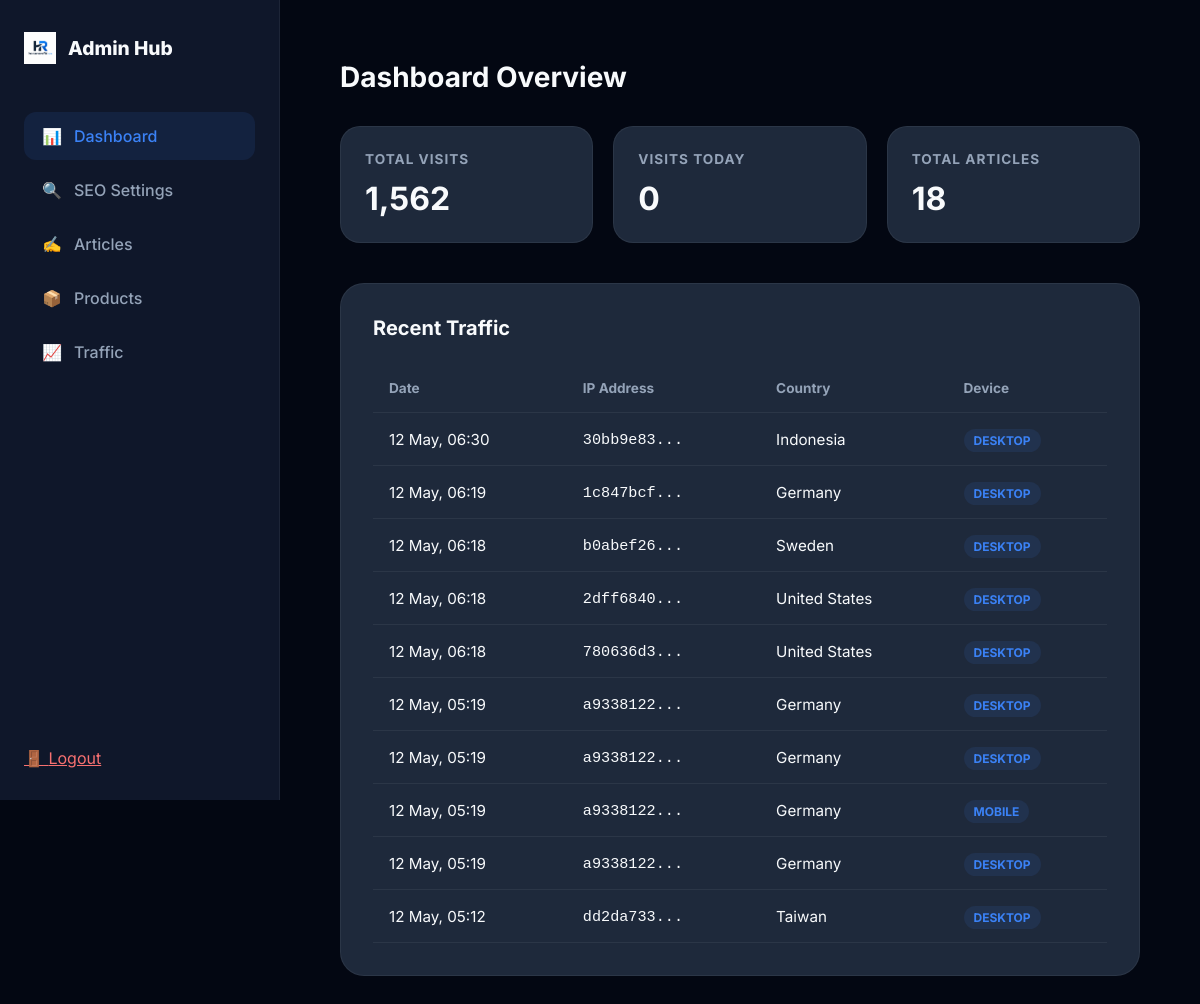
Screenshot of /admin.php (signed in) with the database file from the repository.
### tables this page shows
CREATE TABLE visits (
        id INTEGER PRIMARY KEY AUTOINCREMENT,
        visit_date DATE DEFAULT (date('now')),
        ip_hash TEXT,
        user_agent TEXT,
        created_at DATETIME DEFAULT (datetime('now'))
    , ip_address TEXT, country TEXT, city TEXT, is_bot INTEGER DEFAULT 0, device_type TEXT);

### admin.php (the view, shortened to what this page needs)
<?php
$dbFile = __DIR__ . '/stats.db';
    ?>
    <?php
try {
    $db = new PDO('sqlite:' . $dbFile);
    $db->setAttribute(PDO::ATTR_ERRMODE, PDO::ERRMODE_EXCEPTION);
} catch (PDOException $e) {
    die("Database connection failed.");
}
$tab = $_GET['tab'] ?? 'dashboard';
$articles = $db->query("SELECT * FROM articles ORDER BY created_at DESC")->fetchAll(PDO::FETCH_ASSOC);
$totalVisits = $db->query("SELECT COUNT(*) FROM visits")->fetchColumn();
$todayVisits = $db->query("SELECT COUNT(*) FROM visits WHERE date(created_at) = date('now')")->fetchColumn();
$recentVisits = $db->query("SELECT * FROM visits ORDER BY created_at DESC LIMIT 10")->fetchAll(PDO::FETCH_ASSOC);
?>
<!DOCTYPE html>
<html lang="id">
<head>
    <link href="https://cdn.quilljs.com/1.3.6/quill.snow.css" rel="stylesheet">
</head>
<body>
    <div class="admin-layout">
        <aside id="sidebar">
            <div class="logo">
                <img src="images/logohasanarofid.png" alt="Logo">
                <span>Admin Hub</span>
            </div>
            <nav>
                <a href="admin?tab=dashboard" class="<?= $tab == 'dashboard' ? 'active' : '' ?>">
                    <span>📊</span> <span>Dashboard</span>
                </a>
                <a href="admin?tab=seo" class="<?= $tab == 'seo' ? 'active' : '' ?>">
                    <span>🔍</span> <span>SEO Settings</span>
                </a>
                <a href="admin?tab=articles" class="<?= $tab == 'articles' ? 'active' : '' ?>">
                    <span>✍️</span> <span>Articles</span>
                </a>
                <a href="form" target="_blank">
                    <span>📦</span> <span>Products</span>
                </a>
                <a href="trafik" target="_blank">
                    <span>📈</span> <span>Traffic</span>
                </a>
            </nav>
            <a href="?logout=1" class="nav-link logout">
                <span>🚪</span> <span>Logout</span>
            </a>
        </aside>
        <main>
            <?php if ($tab == 'dashboard'): ?>
                <header>
                    <h1>Dashboard Overview</h1>
                </header>
                <div class="stats-grid">
                    <div class="stat-card">
                        <h3>Total Visits</h3>
                        <p><?= number_format($totalVisits) ?></p>
                    </div>
                    <div class="stat-card">
                        <h3>Visits Today</h3>
                        <p><?= number_format($todayVisits) ?></p>
                    </div>
                    <div class="stat-card">
                        <h3>Total Articles</h3>
                        <p><?= count($articles) ?></p>
                    </div>
                </div>
                <div class="card">
                    <div class="card-header">
                        <h2>Recent Traffic</h2>
                    </div>
                    <table>
                        <thead>
                            <tr>
                                <th>Date</th>
                                <th>IP Address</th>
                                <th>Country</th>
                                <th>Device</th>
                            </tr>
                        </thead>
                        <tbody>
                            <?php foreach ($recentVisits as $v): ?>
                            <tr>
                                <td><?= date('d M, H:i', strtotime($v['created_at'])) ?></td>
                                <td><code><?= substr($v['ip_hash'], 0, 8) ?>...</code></td>
                                <td><?= htmlspecialchars($v['country']) ?></td>
                                <td><span class="badge badge-blue"><?= $v['device_type'] ?></span></td>
                            </tr>
                            <?php endforeach; ?>
                        </tbody>
                    </table>
                </div>
            <?php endif; ?>
        </main>
    </div>
</body>
</html>

### admin.php (style rules this page uses)
:root { --bg: #030712; --sidebar: #0f172a; --surface: #1e293b; --border: rgba(255,255,255,0.06); --text: #f8fafc; --text-muted: #94a3b8; --accent: #3b82f6; }
* { box-sizing: border-box; }
body { margin: 0; font-family: 'Inter', sans-serif; background: var(--bg); color: var(--text); min-height: 100vh; overflow-x: hidden; }
.admin-layout { display: flex; min-height: 100vh; }
aside { width: 280px; background: var(--sidebar); border-right: 1px solid var(--border); display: flex; flex-direction: column; padding: 32px 24px; position: fixed; height: 100vh; z-index: 1000; transition: transform 0.3s cubic-bezier(0.4, 0, 0.2, 1); }
.logo { font-weight: 800; font-size: 1.2rem; margin-bottom: 48px; display: flex; align-items: center; gap: 12px; }
.logo img { height: 32px; }
nav { flex-grow: 1; }
nav a { display: flex; align-items: center; gap: 12px; padding: 14px 18px; color: var(--text-muted); text-decoration: none; border-radius: 12px; transition: 0.3s; margin-bottom: 6px; font-weight: 500; }
nav a:hover, nav a.active { background: rgba(59, 130, 246, 0.1); color: var(--accent); }
.logout { margin-top: auto; color: #f87171; }
main { flex-grow: 1; padding: 60px; margin-left: 280px; width: calc(100% - 280px); transition: 0.3s; }
header { display: flex; justify-content: space-between; align-items: center; margin-bottom: 32px; }
h1 { margin: 0; font-size: 1.75rem; }
.stats-grid { display: grid; grid-template-columns: repeat(auto-fit, minmax(200px, 1fr)); gap: 20px; margin-bottom: 40px; }
.stat-card { background: var(--surface); padding: 24px; border-radius: 20px; border: 1px solid var(--border); }
.stat-card h3 { margin: 0; font-size: 0.85rem; color: var(--text-muted); text-transform: uppercase; letter-spacing: 1px; }
.stat-card p { margin: 12px 0 0; font-size: 2rem; font-weight: 700; }
.card { background: var(--surface); padding: 32px; border-radius: 24px; border: 1px solid var(--border); margin-bottom: 32px; overflow-x: auto; }
.card-header { display: flex; justify-content: space-between; align-items: center; margin-bottom: 24px; }
.card-header h2 { margin: 0; font-size: 1.25rem; }
table { width: 100%; border-collapse: collapse; min-width: 600px; }
th { text-align: left; padding: 16px; color: var(--text-muted); font-size: 0.85rem; border-bottom: 1px solid var(--border); }
td { padding: 16px; border-bottom: 1px solid var(--border); font-size: 0.95rem; }
.badge { padding: 4px 10px; border-radius: 99px; font-size: 0.75rem; font-weight: 700; text-transform: uppercase; }
.badge-blue { background: rgba(59, 130, 246, 0.1); color: var(--accent); }

### rows the page displays
visits: created_at "12 May, 06:30", ip_hash "30bb9e83", country "Indonesia", device_type "DESKTOP"
visits: created_at "12 May, 06:19", ip_hash "1c847bcf", country "Germany", device_type "DESKTOP"
visits: created_at "12 May, 06:18", ip_hash "b0abef26", country "Sweden", device_type "DESKTOP"
visits: created_at "12 May, 06:18", ip_hash "2dff6840", country "United States", device_type "DESKTOP"
visits: created_at "12 May, 06:18", ip_hash "780636d3", country "United States", device_type "DESKTOP"
visits: created_at "12 May, 05:19", ip_hash "a9338122", country "Germany", device_type "DESKTOP"
visits: created_at "12 May, 05:19", ip_hash "a9338122", country "Germany", device_type "DESKTOP"
visits: created_at "12 May, 05:19", ip_hash "a9338122", country "Germany", device_type "MOBILE"
visits: created_at "12 May, 05:19", ip_hash "a9338122", country "Germany", device_type "DESKTOP"
visits: created_at "12 May, 05:12", ip_hash "dd2da733", country "Taiwan", device_type "DESKTOP"

### other values shown
$totalVisits "1,562"
$todayVisits "0"
count($articles) "18"
